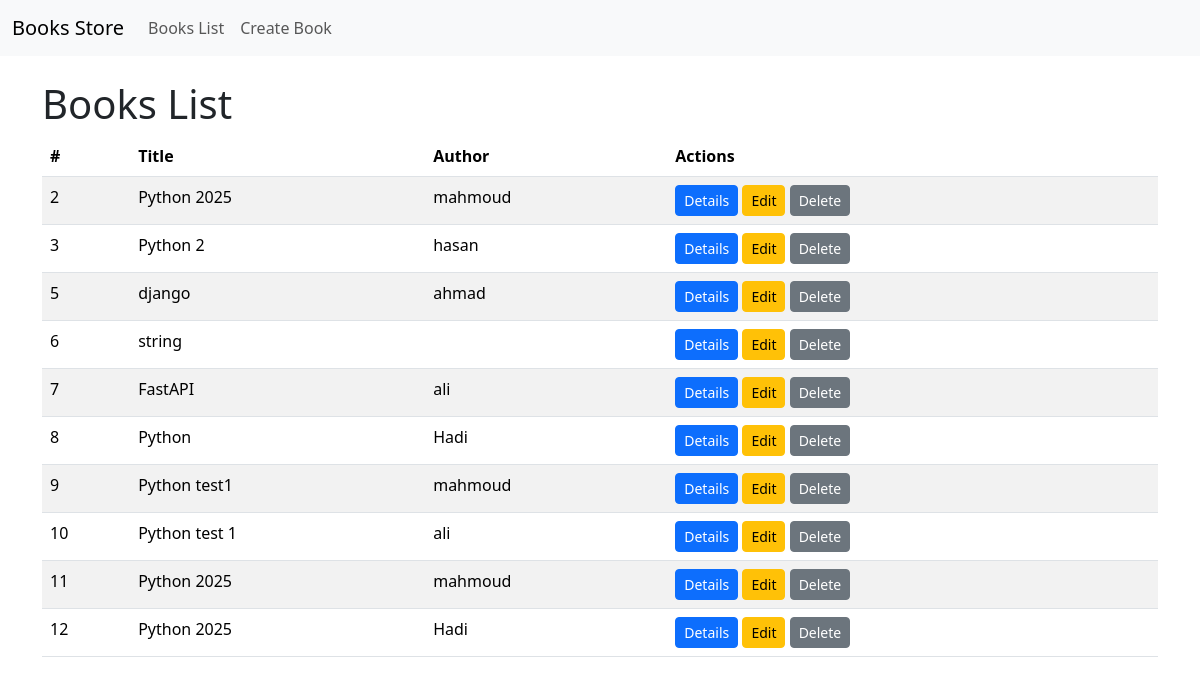
The page /books/ on the database its author committed.
### models/book.py (models this page shows)
class Book(Base):
    __tablename__ = "books"
    id = Column(Integer, primary_key=True)
    title = Column(String, nullable=False)
    description = Column(String)
    author_id = Column(Integer, ForeignKey("authors.id")) # weil die aAuthor tabele so heißt:     __tablename__ = "authors"
    author = relationship("Author", back_populates="books")
    reviews = relationship("Review", back_populates="book")

### models/author.py (models this page shows)
class Author(Base):
    __tablename__ = "authors"
    id = Column(Integer, primary_key=True)
    name = Column(String, nullable=False)
    books = relationship("Book", back_populates="author")

### views/books.py (the view)
@router.get("/",include_in_schema=False)
def list_books(request: Request, db: Session = Depends(get_db)):
    books = db.query(Book)
    return templates.TemplateResponse("books_list.html", {"request": request, "books": books})

### templates/books_list.html
{% extends "base.html" %}
{% block content %}
<h1>Books List</h1>
<table class="table table-striped">
    <thead>
        <tr>
            <th>#</th>
            <th>Title</th>
            <th>Author</th>
            <th>Actions</th>
        </tr>
    </thead>
    <tbody>
        {% for book in books %}
        <tr>
            <td>{{book.id}}</td>
            <td>{{book.title}}</td>
            <td>{{book.author.name}}</td>
            <td>
                <a href="/books/{{book.id}}" class="btn btn-primary btn-sm">Details</a>
                <a href="/books/{{book.id}}/update" class="btn btn-warning btn-sm">Edit</a>
                <a href="/books/{{book.id}}/delete" class="btn btn-secondary btn-sm">Delete</a>
            </td>
        </tr>
        {% endfor %}
    </tbody>
</table>
{% endblock %}

### rows shown on the page
Book: id "2", title "Python 2025", author.name "mahmoud"
Book: id "3", title "Python 2", author.name "hasan"
Book: id "5", title "django", author.name "ahmad"
Book: id "6", title "string"
Book: id "7", title "FastAPI", author.name "ali"
Book: id "8", title "Python", author.name "Hadi"
Book: id "9", title "Python test1", author.name "mahmoud"
Book: id "10", title "Python test 1", author.name "ali"
Book: id "11", title "Python 2025", author.name "mahmoud"
Book: id "12", title "Python 2025", author.name "Hadi"
